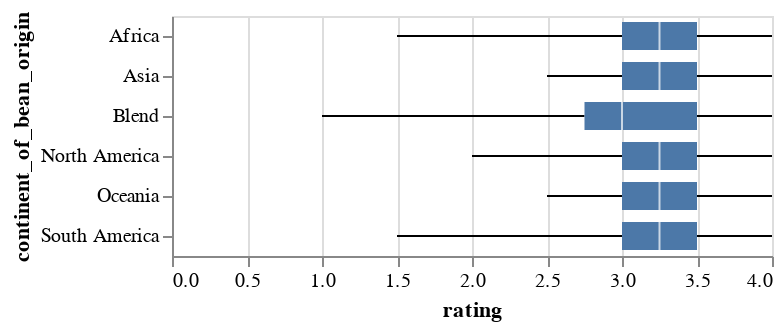

The notebook cell this image was saved under:
### Markdown cell above
Box and Whisker plots

### Code cell
#rating and continent of bean origin
alt.Chart(df).mark_boxplot(extent="min-max").encode(
    alt.X("rating"),
    alt.Y("continent_of_bean_origin", scale=alt.Scale(zero=False)))

### Figure 1 — Vega-Lite specification as saved in the notebook (floating-point values rounded to 4 significant figures; data arrays with more than 128 entries replaced by an {"elided": "..."} marker saying what was removed)
{"config": {"view": {"continuousWidth": 300, "continuousHeight": 300}}, "data": {"name": "data-e9e1936b144aec1f26b0dda6751ab4a2"}, "mark": {"type": "boxplot", "extent": "min-max"}, "encoding": {"x": {"field": "rating", "type": "quantitative"}, "y": {"field": "continent_of_bean_origin", "scale": {"zero": false}, "type": "nominal"}}, "$schema": "https://vega.github.io/schema/vega-lite/v5.20.1.json", "datasets": {"data-e9e1936b144aec1f26b0dda6751ab4a2": {"elided": "2443 records"}}}
